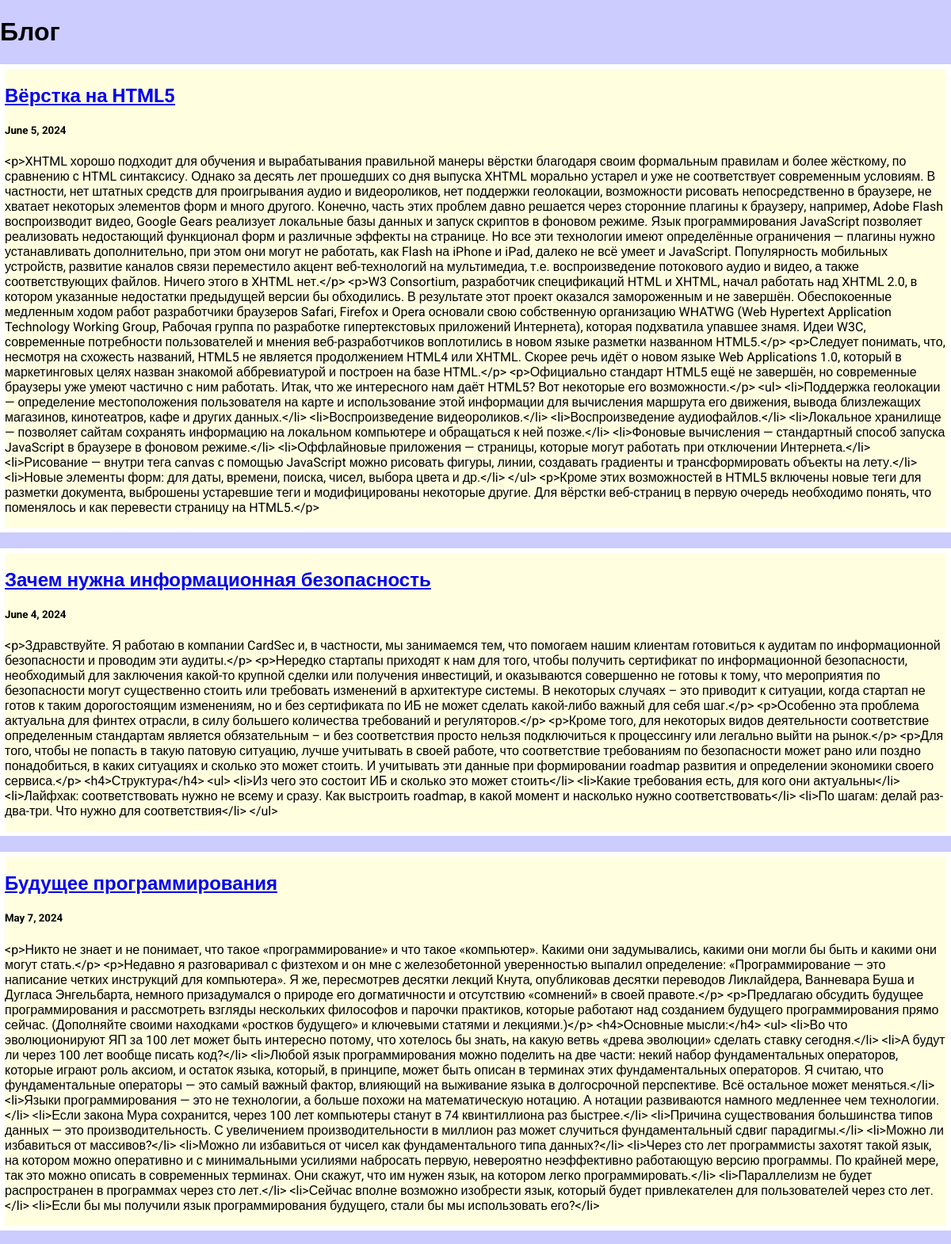
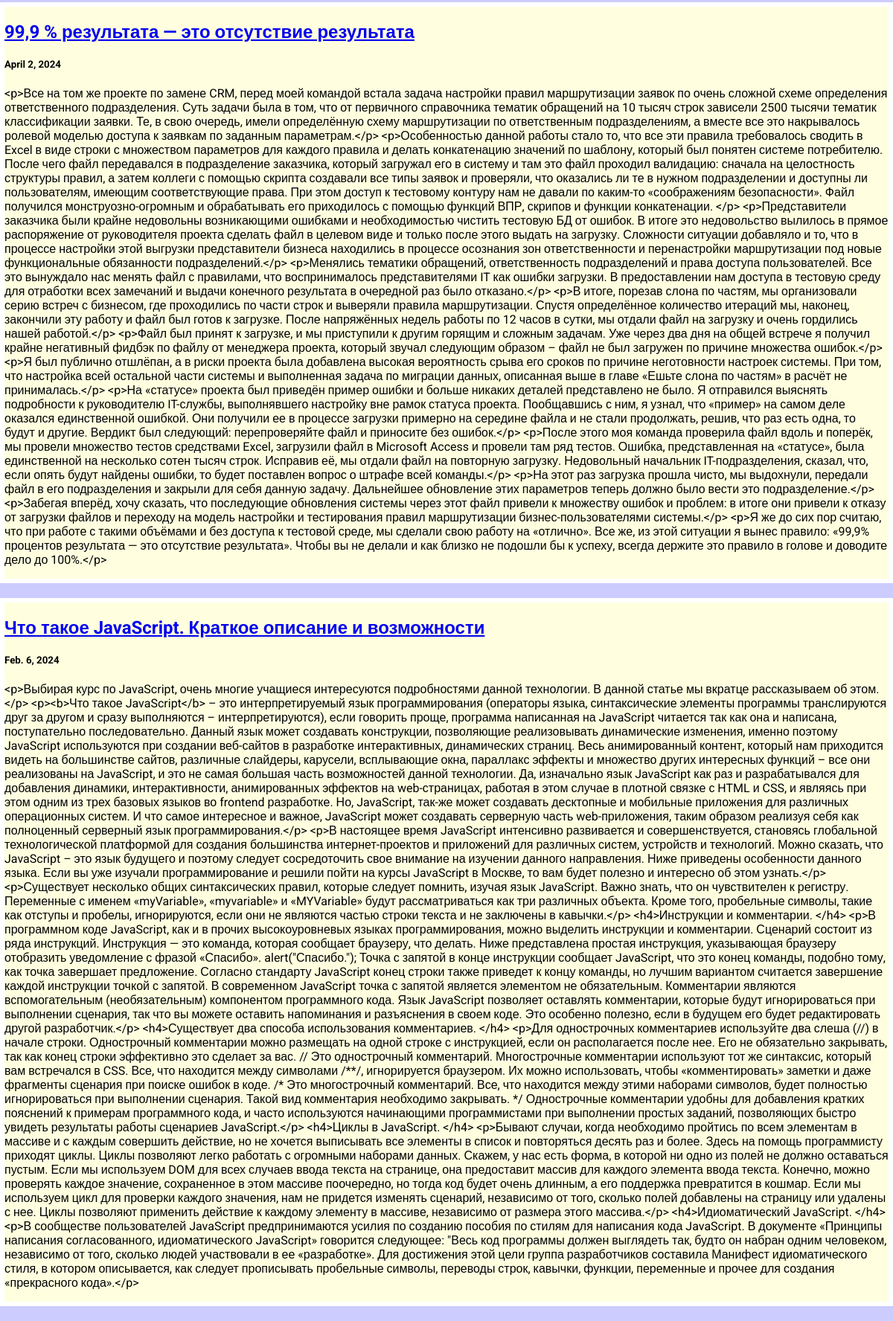
Screenshot of /blog/ with the database file from the repository (2 pictures, top to bottom).
### blog/models.py (models this page shows, shortened)
class Blog(models.Model):
    title = models.CharField(max_length=200)
    description = models.TextField()
    date = models.DateField()

### blog/views.py (the view)
# urls.py: path('', views.blogs, name="blogs"),
def blogs(request):
    blogs = Blog.objects.order_by('-date')  # сортируем блоги по дате создания
    return render(request, 'blog/blogs.html', {'blogs': blogs})  # это передаем на html страницу

### blog/templates/blog/blogs.html
{% extends 'skills/base.html' %}
{% block content %}
<h1>Блог</h1>
{% for blog in blogs %}
    <div class="element">
        <h2 class="top"><a href="{% url 'detail' blog.id %}">{{ blog.title }}</a></h2>
        <div class="blog_text">
            <h5>{{ blog.date }}</h5>
            <p>{{ blog.description }}</p>
        </div>
    </div>
{% endfor %}
{% endblock %}

### skills/static/css/style.css (style rules this page uses)
body { background: #CCCCFF; font-family: "Roboto", sans-serif; padding: 0; margin: 0; }
.element, .count { background: lightyellow; border: 6px solid #FFF; margin: 20px 0; }

### rows the page displays
Blog: title "Вёрстка на HTML5", date "June 5, 2024", description "<p>XHTML хорошо подходит для обучения и вырабатывания правильной манеры вёрстки благодаря своим формальным правилам и более жёсткому, по сравнению с HTML синтаксису. Однако за десять лет прошедших со дня выпуска XHTML морально устарел и уже не соответствует современным условиям. В частности, нет штатных средств для проигрывания аудио и видеороликов, нет поддержки геолокации, возможности рисовать непосредственно в браузере, не хватает некоторых элементов форм и много другого. Конечно, часть этих проблем давно решается через сторонние плагины к браузеру, например, Adobe Flash воспроизводит видео, Google Gears реализует локальные базы данных и запуск скриптов в фоновом режиме. Язык…"
Blog: title "Зачем нужна информационная безопасность", date "June 4, 2024", description "<p>Здравствуйте. Я работаю в компании CardSec и, в частности, мы занимаемся тем, что помогаем нашим клиентам готовиться к аудитам по информационной безопасности и проводим эти аудиты.</p> <p>Нередко стартапы приходят к нам для того, чтобы получить сертификат по информационной безопасности, необходимый для заключения какой-то крупной сделки или получения инвестиций, и оказываются совершенно не готовы к тому, что мероприятия по безопасности могут существенно стоить или требовать изменений в архитектуре системы. В некоторых случаях – это приводит к ситуации, когда стартап не готов к таким дорогостоящим изменениям, но и без сертификата по ИБ не может сделать какой-либо важный для себя шаг.</p>…"
Blog: title "Будущее программирования", date "May 7, 2024", description "<p>Никто не знает и не понимает, что такое «программирование» и что такое «компьютер». Какими они задумывались, какими они могли бы быть и какими они могут стать.</p> <p>Недавно я разговаривал с физтехом и он мне с железобетонной уверенностью выпалил определение: «Программирование — это написание четких инструкций для компьютера». Я же, пересмотрев десятки лекций Кнута, опубликовав десятки переводов Ликлайдера, Ванневара Буша и Дугласа Энгельбарта, немного призадумался о природе его догматичности и отсутствию «сомнений» в своей правоте.</p> <p>Предлагаю обсудить будущее программирования и рассмотреть взгляды нескольких философов и парочки практиков, которые работают над созданием будущего…"
Blog: title "99,9 % результата — это отсутствие результата", date "April 2, 2024", description "<p>Все на том же проекте по замене CRM, перед моей командой встала задача настройки правил маршрутизации заявок по очень сложной схеме определения ответственного подразделения. Суть задачи была в том, что от первичного справочника тематик обращений на 10 тысяч строк зависели 2500 тысячи тематик классификации заявки. Те, в свою очередь, имели определённую схему маршрутизации по ответственным подразделениям, а вместе все это накрывалось ролевой моделью доступа к заявкам по заданным параметрам.</p> <p>Особенностью данной работы стало то, что все эти правила требовалось сводить в Excel в виде строки с множеством параметров для каждого правила и делать конкатенацию значений по шаблону, который…"
Blog: title "Что такое JavaScript. Краткое описание и возможности", date "Feb. 6, 2024", description "<p>Выбирая курс по JavaScript, очень многие учащиеся интересуются подробностями данной технологии. В данной статье мы вкратце рассказываем об этом.</p> <p><b>Что такое JavaScript</b> – это интерпретируемый язык программирования (операторы языка, синтаксические элементы программы транслируются друг за другом и сразу выполняются – интерпретируются), если говорить проще, программа написанная на JavaScript читается так как она и написана, поступательно последовательно. Данный язык может создавать конструкции, позволяющие реализовывать динамические изменения, именно поэтому JavaScript используются при создании веб-сайтов в разработке интерактивных, динамических страниц. Весь анимированный…"
